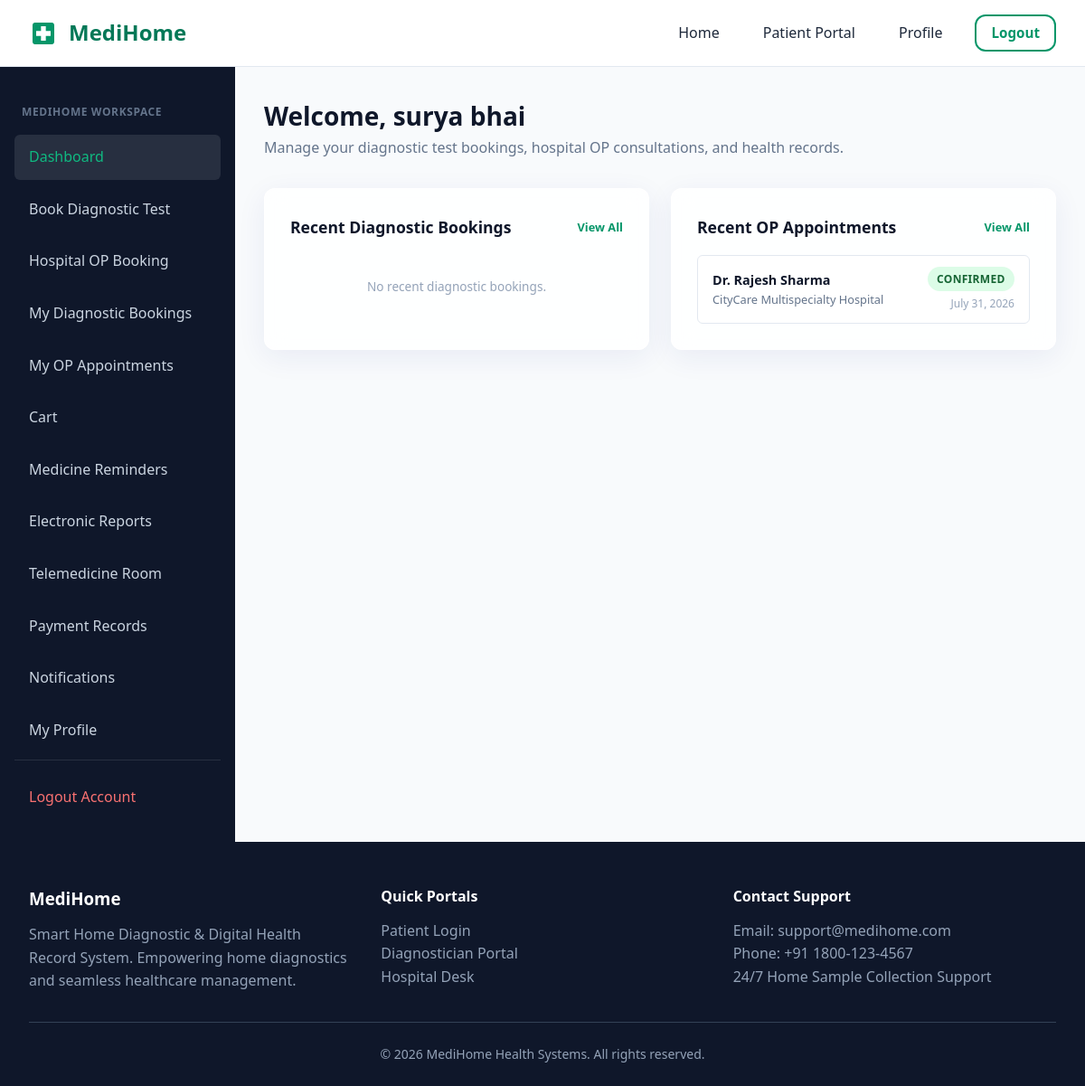
Screenshot of /patients/dashboard/ (signed in) with the database file from the repository.
### accounts/models.py (models this page shows, shortened)
class User(AbstractUser):
    class Role(models.TextChoices):
        PATIENT = 'PATIENT', 'Patient'
        DIAGNOSTICIAN = 'DIAGNOSTICIAN', 'Diagnostician'
        HOSPITAL = 'HOSPITAL', 'Hospital'
        ADMIN = 'ADMIN', 'Admin'
    role = models.CharField(max_length=20, choices=Role.choices, default=Role.PATIENT)
    phone_number = models.CharField(max_length=15, blank=True, null=True)
    profile_picture = models.ImageField(upload_to='profiles/', blank=True, null=True)
    address = models.TextField(blank=True, null=True)
    latitude = models.DecimalField(max_digits=9, decimal_places=6, blank=True, null=True)
    longitude = models.DecimalField(max_digits=9, decimal_places=6, blank=True, null=True)
    created_at = models.DateTimeField(auto_now_add=True)
    updated_at = models.DateTimeField(auto_now=True)
    def is_patient(self):
        return self.role == self.Role.PATIENT

### hospitals/models.py (models this page shows, shortened)
class Appointment(models.Model):
    class Status(models.TextChoices):
        PENDING = 'PENDING', 'Pending Approval'
        CONFIRMED = 'CONFIRMED', 'Confirmed'
        CANCELLED = 'CANCELLED', 'Cancelled'
        COMPLETED = 'COMPLETED', 'Completed'
    class PaymentStatus(models.TextChoices):
        PENDING = 'PENDING', 'Pending'
        PAID = 'PAID', 'Paid'
        REFUNDED = 'REFUNDED', 'Refunded'
    appointment_number = models.CharField(max_length=50, unique=True)
    patient = models.ForeignKey(settings.AUTH_USER_MODEL, on_delete=models.CASCADE, related_name='appointments')
    hospital = models.ForeignKey(HospitalProfile, on_delete=models.CASCADE, related_name='appointments')
    doctor = models.ForeignKey(Doctor, on_delete=models.CASCADE, related_name='appointments')
    appointment_date = models.DateField()
    appointment_time = models.CharField(max_length=30)
    symptom_reason = models.TextField(blank=True, null=True)
    status = models.CharField(max_length=20, choices=Status.choices, default=Status.CONFIRMED)
    consultation_fee = models.DecimalField(max_digits=8, decimal_places=2)
    payment_status = models.CharField(max_length=20, choices=PaymentStatus.choices, default=PaymentStatus.PAID)
    created_at = models.DateTimeField(auto_now_add=True)
    class Meta:
        ordering = ['-appointment_date', '-created_at']

class Doctor(models.Model):
    hospital = models.ForeignKey(HospitalProfile, on_delete=models.CASCADE, related_name='doctors')
    department = models.ForeignKey(Department, on_delete=models.CASCADE, related_name='doctors')
    name = models.CharField(max_length=100)
    qualification = models.CharField(max_length=150, help_text="e.g. MBBS, MD (Cardiology)")
    specialization = models.CharField(max_length=100)
    experience_years = models.PositiveIntegerField(default=5)
    consultation_fee = models.DecimalField(max_digits=8, decimal_places=2)
    available_days = models.CharField(max_length=100, default='Mon, Tue, Wed, Thu, Fri, Sat')
    available_time_start = models.TimeField(default='09:00:00')
    available_time_end = models.TimeField(default='17:00:00')
    photo = models.ImageField(upload_to='doctor_photos/', blank=True, null=True)
    created_at = models.DateTimeField(auto_now_add=True)

class HospitalProfile(models.Model):
    user = models.OneToOneField(settings.AUTH_USER_MODEL, on_delete=models.CASCADE, related_name='hospital_profile')
    hospital_name = models.CharField(max_length=150)
    license_number = models.CharField(max_length=50)
    gst_number = models.CharField(max_length=50)
    emergency_contact = models.CharField(max_length=20)
    working_hours = models.CharField(max_length=100, default='24/7 Emergency & OPD 09:00 AM - 08:00 PM')
    address = models.TextField()
    latitude = models.DecimalField(max_digits=9, decimal_places=6, blank=True, null=True)
    longitude = models.DecimalField(max_digits=9, decimal_places=6, blank=True, null=True)
    logo = models.ImageField(upload_to='hospital_logos/', blank=True, null=True)
    is_approved_by_admin = models.BooleanField(default=False)
    created_at = models.DateTimeField(auto_now_add=True)

### patients/views.py (the view, shortened to what this page needs)
# urls.py: path('dashboard/', views.dashboard_view, name='dashboard'),
@patient_required
def dashboard_view(request):
    cart_info = get_cart_calculations(request.user)
    patient_profile = getattr(request.user, 'patient_profile', None)
    today = date.today()
    all_reminders = MedicineReminder.objects.filter(patient=patient_profile) if patient_profile else []
    active_reminders = []
    bookings = Booking.objects.filter(patient=request.user)[:5]
    appointments = request.user.appointments.all()[:5]
    medical_reports = request.user.medical_reports.all()[:5]
    return render(request, 'patients/dashboard.html', {
        'user': request.user,
        'cart_count': cart_info['cart_items'].count(),
        'active_reminders': active_reminders,
        'bookings': bookings,
        'appointments': appointments,
        'reports': medical_reports,
        'today': today
    })

### payments/models.py (called while the page is built)
    @classmethod
    def get_settings(cls):
        obj, _ = cls.objects.get_or_create(pk=1)
        return obj

### templates/patients/dashboard.html (shortened to what this page needs)
{% extends 'dashboard_base.html' %}
{% block dashboard_content %}
<div class="dashboard-header">
    <div>
        <h2 style="font-size: 1.75rem; color: var(--dark);">Welcome, {{ user.get_full_name|default:user.username }}</h2>
        <p style="color: var(--text-secondary);">Manage your diagnostic test bookings, hospital OP consultations, and health records.</p>
    </div>
</div>
<div style="display: grid; grid-template-columns: 1fr 1fr; gap: 1.5rem;">
    <div class="glass-card">
        <div style="display: flex; justify-content: space-between; align-items: center; margin-bottom: 1rem;">
            <h3 style="font-size: 1.1rem; color: var(--dark);">Recent Diagnostic Bookings</h3>
            <a href="{% url 'patients:booking_history' %}" style="font-size: 0.8rem; font-weight: 600;">View All</a>
        </div>
        <div style="display: flex; flex-direction: column; gap: 0.75rem;">
            {% for b in bookings %}
            <div style="background: var(--white); border: 1px solid var(--border); padding: 0.75rem 1rem; border-radius: var(--radius-sm); display: flex; justify-content: space-between; align-items: center;">
                <div>
                    <div style="font-weight: 700; color: var(--dark); font-size: 0.9rem;">#{{ b.booking_number }}</div>
                    <div style="font-size: 0.8rem; color: var(--text-secondary);">{{ b.diagnostician.lab_name }}</div>
                </div>
                <div style="text-align: right;">
                    <span class="badge badge-info">{{ b.get_status_display }}</span>
                    <div style="font-size: 0.75rem; color: var(--text-muted); margin-top: 0.25rem;">{{ b.collection_date }}</div>
                </div>
            </div>
            {% empty %}
            <div style="color: var(--text-muted); font-size: 0.85rem; text-align: center; padding: 1.5rem;">
                No recent diagnostic bookings.
            </div>
            {% endfor %}
        </div>
    </div>
    <div class="glass-card">
        <div style="display: flex; justify-content: space-between; align-items: center; margin-bottom: 1rem;">
            <h3 style="font-size: 1.1rem; color: var(--dark);">Recent OP Appointments</h3>
            <a href="{% url 'hospitals:appointment_list' %}" style="font-size: 0.8rem; font-weight: 600;">View All</a>
        </div>
        <div style="display: flex; flex-direction: column; gap: 0.75rem;">
            {% for appt in appointments %}
            <div style="background: var(--white); border: 1px solid var(--border); padding: 0.75rem 1rem; border-radius: var(--radius-sm); display: flex; justify-content: space-between; align-items: center;">
                <div>
                    <div style="font-weight: 700; color: var(--dark); font-size: 0.9rem;">Dr. {{ appt.doctor.name }}</div>
                    <div style="font-size: 0.8rem; color: var(--text-secondary);">{{ appt.hospital.hospital_name }}</div>
                </div>
                <div style="text-align: right;">
                    <span class="badge badge-success">{{ appt.get_status_display }}</span>
                    <div style="font-size: 0.75rem; color: var(--text-muted); margin-top: 0.25rem;">{{ appt.appointment_date }}</div>
                </div>
            </div>
            {% empty %}
            <div style="color: var(--text-muted); font-size: 0.85rem; text-align: center; padding: 1.5rem;">
                No recent OP appointments.
            </div>
            {% endfor %}
        </div>
    </div>
</div>
{% endblock %}

### static/css/style.css (style rules this page uses)
:root { --primary: #059669; --primary-hover: #047857; --primary-light: #d1fae5; --secondary: #0d9488; --accent: #10b981; --dark: #0f172a; --dark-surface: #1e293b; --text-primary: #1e293b; --text-secondary: #64748b; --text-muted: #94a3b8; --bg-light: #f8fafc; --white: #ffffff; --border: #e2e8f0; --shadow-sm: 0 1px 2px 0 rgba(0, 0, 0, 0.05); --shadow-md: 0 4px 6px -1px rgba(0, 0, 0, 0.1), 0 2px 4px -1px rgba(0, 0, 0, 0.06); --shadow-lg: 0 10px 15px -3px rgba(0, 0, 0, 0.1), 0 4px 6px -2px rgba(0, 0, 0, 0.05); --glass-bg: rgba(255, 255, 255, 0.85); --glass-border: rgba(255, 255, 255, 0.6); --glass-shadow: 0 8px 32px 0 rgba(31, 38, 135, 0.07); --radius-sm: 6px; --radius-md: 12px; --radius-lg: 20px; --transition: all 0.25s cubic-bezier(0.4, 0, 0.2, 1); }
* { margin: 0; padding: 0; box-sizing: border-box; }
body { font-family: system-ui, -apple-system, BlinkMacSystemFont, 'Segoe UI', Roboto, Oxygen, Ubuntu, Cantarell, 'Open Sans', 'Helvetica Neue', sans-serif; background-color: var(--bg-light); color: var(--text-primary); line-height: 1.6; min-height: 100vh; display: flex; flex-direction: column; }
a { color: var(--primary); text-decoration: none; transition: var(--transition); }
.glass-card { background: var(--glass-bg); backdrop-filter: blur(12px); -webkit-backdrop-filter: blur(12px); border: 1px solid var(--glass-border); box-shadow: var(--glass-shadow); border-radius: var(--radius-md); padding: 1.75rem; transition: var(--transition); }

### static/css/components.css (style rules this page uses)
.badge { display: inline-block; padding: 0.25rem 0.65rem; font-size: 0.75rem; font-weight: 700; border-radius: 9999px; text-transform: uppercase; letter-spacing: 0.025em; }
.badge-success { background: #dcfce7; color: #166534; }

### static/css/dashboard.css (style rules this page uses)
.dashboard-header { display: flex; justify-content: space-between; align-items: center; margin-bottom: 2rem; }

### rows the page displays
User: get_full_name "surya bhai"
Appointment: doctor.name "Rajesh Sharma", hospital.hospital_name "CityCare Multispecialty Hospital", status "CONFIRMED", appointment_date "July 31, 2026"
